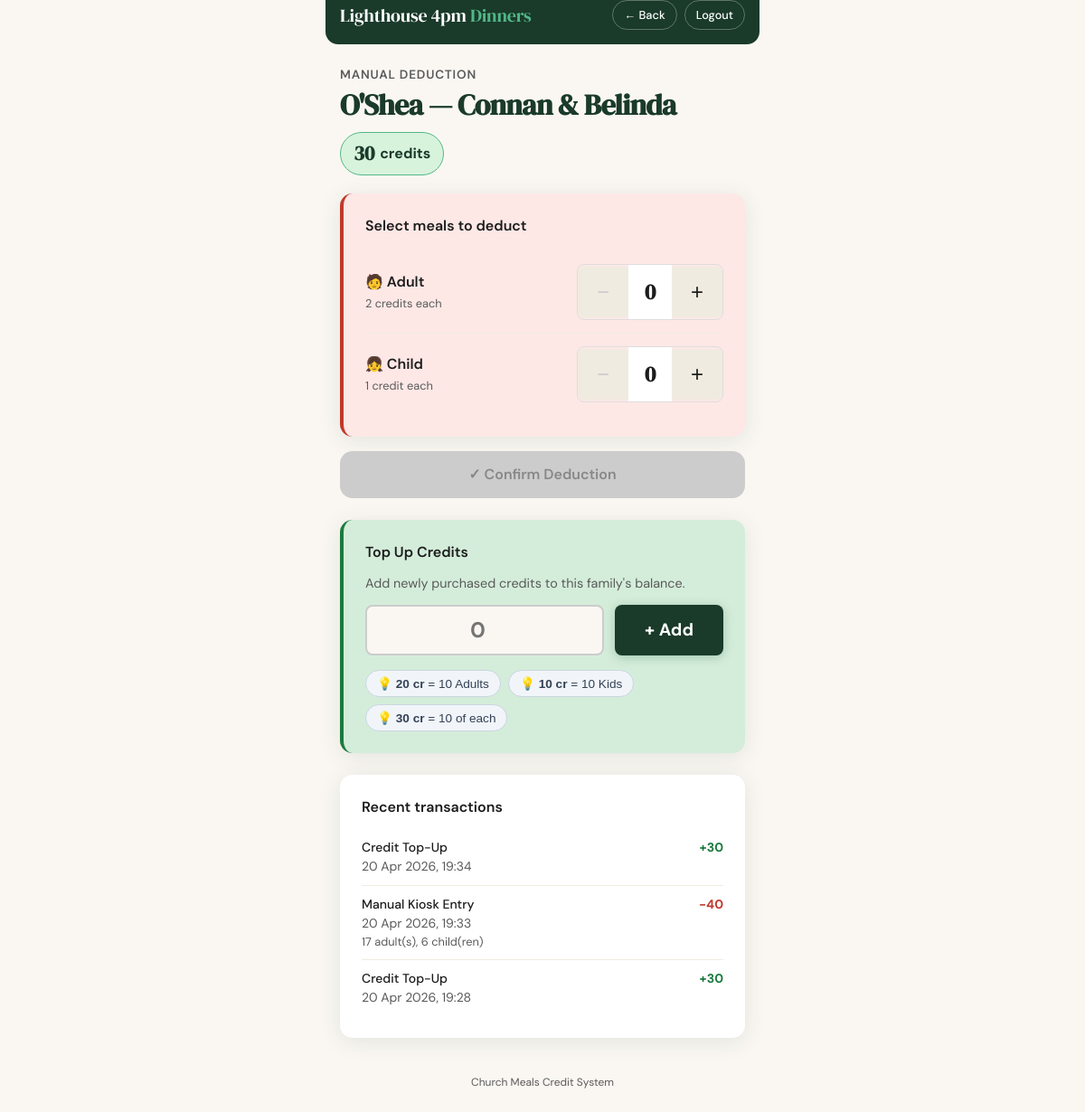
/kiosk/family/1/ (signed in), run on the app's committed database.
### meals/models.py (models this page shows, shortened)
class Family(models.Model):
    display_name = models.CharField(max_length=150)
    surname = models.CharField(max_length=100, db_index=True)
    primary_contact = models.CharField(max_length=100)
    pin_hash = models.CharField(max_length=256)
    credit_units = models.PositiveIntegerField(default=0)
    is_active = models.BooleanField(default=True)
    class Meta:
        ordering = ['surname', 'display_name']
        verbose_name_plural = 'Families'
    def max_meals_of_type(self, meal_type):
        pricing = MealPricing.get_active_pricing()
        unit_cost = pricing.get(meal_type, 1)
        if unit_cost == 0:
            return 99
        return self.credit_units // unit_cost

class Transaction(models.Model):
    REASON_CHOICES = [
        ('qr_redemption', 'QR Redemption'),
        ('manual_kiosk_entry', 'Manual Kiosk Entry'),
        ('admin_adjustment', 'Admin Adjustment'),
        ('credit_top_up', 'Credit Top-Up'),
    ]
    PERFORMED_BY_CHOICES = [
        ('system_qr', 'System (QR)'),
        ('kiosk_volunteer', 'Kiosk Volunteer'),
        ('admin', 'Admin'),
    ]
    family = models.ForeignKey(Family, on_delete=models.PROTECT, related_name='transactions')
    credit_delta = models.IntegerField()
    reason = models.CharField(max_length=30, choices=REASON_CHOICES)
    performed_by = models.CharField(max_length=20, choices=PERFORMED_BY_CHOICES)
    notes = models.CharField(max_length=255, blank=True)
    timestamp = models.DateTimeField(default=timezone.now, db_index=True)
    class Meta:
        ordering = ['-timestamp']

### meals/views.py (the view)
# urls.py: path('kiosk/family/<int:family_id>/', views.kiosk_family_detail, name='kiosk_family_detail'),
@require_kiosk_session
def kiosk_family_detail(request, family_id):
    family = get_object_or_404(Family, id=family_id, is_active=True)
    pricing = MealPricing.get_active_pricing()
    recent_transactions = family.transactions.all()[:10]
    context = {
        'family': family,
        'adult_unit_cost': pricing['adult'],
        'child_unit_cost': pricing['child'],
        'max_adults': family.max_meals_of_type('adult'),
        'max_children': family.max_meals_of_type('child'),
        'recent_transactions': recent_transactions,
    }
    return render(request, 'meals/kiosk_family_detail.html', context)

### meals/models.py (called while the page is built)
    @classmethod
    def get_active_pricing(cls):
        result = {}
        for meal_type, _ in cls.MEAL_TYPES:
            pricing = cls.objects.filter(
                meal_type=meal_type, is_active=True
            ).order_by('-active_from').first()
            result[meal_type] = pricing.unit_cost if pricing else 1
        return result

### meals/utils.py (called while the page is built)
def require_kiosk_session(view_func):
    @wraps(view_func)
    def wrapper(request, *args, **kwargs):
        if not request.session.get('kiosk_authenticated'):
            return redirect('meals:kiosk_login')
        return view_func(request, *args, **kwargs)
    return wrapper

### templates/meals/kiosk_family_detail.html (shortened to what this page needs)
{% extends "base.html" %}
{% block body_class %}kiosk-mode{% endblock %}
{% block header_nav %}
  <a href="{% url 'meals:kiosk_manual' %}" class="nav-link">← Back</a>
  <a href="{% url 'meals:kiosk_logout' %}" class="nav-link">Logout</a>
{% endblock %}
{% block content %}
<div class="animate-in">
  <p class="text-muted" style="font-size:0.85rem; text-transform:uppercase; letter-spacing:.06em; font-weight:600; margin-bottom:4px;">Manual deduction</p>
  <h1 style="margin-bottom:12px;">{{ family.display_name }}</h1>
  <div class="credit-badge {% if family.credit_units == 0 %}low{% endif %}" style="margin-bottom:20px;">
    <span class="credit-num">{{ family.credit_units }}</span>
    <span>credits</span>
  </div>
</div>
<div class="card animate-in delay-1" style="background-color: var(--danger-bg); border-left: 4px solid var(--danger);">
  <h3 style="margin-bottom:16px;">Select meals to deduct</h3>
  <div class="meal-row">
    <div>
      <div class="meal-label">🧑 Adult</div>
      <div class="meal-cost">{{ adult_unit_cost }} credit{{ adult_unit_cost|pluralize }} each</div>
    </div>
    <div class="meal-counter">
      <button type="button" class="counter-btn" id="adult-dec" onclick="adjust('adult',-1)" disabled>−</button>
      <span class="counter-val" id="adult-val">0</span>
      <button type="button" class="counter-btn" id="adult-inc" onclick="adjust('adult',1)" {% if max_adults == 0 %}disabled{% endif %}>+</button>
    </div>
  </div>
  <div class="meal-row">
    <div>
      <div class="meal-label">👧 Child</div>
      <div class="meal-cost">{{ child_unit_cost }} credit{{ child_unit_cost|pluralize }} each</div>
    </div>
    <div class="meal-counter">
      <button type="button" class="counter-btn" id="child-dec" onclick="adjust('child',-1)" disabled>−</button>
      <span class="counter-val" id="child-val">0</span>
      <button type="button" class="counter-btn" id="child-inc" onclick="adjust('child',1)" {% if max_children == 0 %}disabled{% endif %}>+</button>
    </div>
  </div>
</div>
<div class="animate-in delay-3">
  <button class="btn btn-primary" id="deduct-btn" disabled onclick="confirmDeduct()">
    ✓ Confirm Deduction
  </button>
</div>
<div class="card animate-in delay-2.5" style="margin-top:24px; background-color: var(--success-bg); border-left: 4px solid var(--success);">
  <h3 style="margin-bottom:12px;">Top Up Credits</h3>
  <p class="text-muted" style="font-size:0.9rem; margin-bottom:12px;">Add newly purchased credits to this family's balance.</p>
<div style="display: flex; gap: 12px; height: 56px; margin-bottom: 16px; align-items: stretch;">
    <input type="number" id="topup-amount" min="1" max="100" placeholder="0"
           style="flex: 1 1 auto; width: 100%; margin: 0; padding: 0 16px; font-size: 1.5rem; font-weight: bold; text-align: center; border-radius: 8px; border: 2px solid #ccc; box-sizing: border-box;">
    <button class="btn btn-primary" onclick="confirmTopUp()"
            style="flex: 0 0 auto; width: auto; min-width: 120px; white-space: nowrap; margin: 0; background: var(--green-deep); border: none; font-size: 1.2rem; font-weight: bold; border-radius: 8px;">
      + Add
    </button>
  </div>
  <div id="topup-hints" style="display: flex; flex-wrap: wrap; gap: 8px;">
    </div>
</div>
{% if recent_transactions %}
<div class="card animate-in delay-4" style="margin-top:24px;">
  <h3 style="margin-bottom:12px;">Recent transactions</h3>
  {% for txn in recent_transactions %}
  <div class="txn-item">
    <div>
      <div style="font-weight:500;">{{ txn.get_reason_display }}</div>
      <div class="text-muted">{{ txn.timestamp|date:"d M Y, H:i" }}</div>
      {% if txn.notes %}<div class="text-muted" style="font-size:0.8rem;">{{ txn.notes }}</div>{% endif %}
    </div>
    <div class="txn-delta {% if txn.credit_delta >= 0 %}pos{% else %}neg{% endif %}">
      {% if txn.credit_delta >= 0 %}+{% endif %}{{ txn.credit_delta }}
    </div>
  </div>
  {% endfor %}
</div>
{% endif %}
{% endblock %}

### templates/base.html (style rules this page uses)
:root { --green-deep: #1a3a2a; --green-mid: #2d6a4f; --green-light: #52b788; --green-pale: #d8f3dc; --cream: #faf7f2; --cream-dark: #f0ebe0; --ink: #1c1c1c; --ink-muted: #5a5a5a; --success: #1b7a3e; --success-bg: #d4edda; --danger: #c0392b; --danger-bg: #fde8e6; --warning-bg: #fff3cd; --radius: 14px; --radius-sm: 8px; --shadow: 0 4px 24px rgba(26,58,42,0.10); --shadow-lg: 0 8px 40px rgba(26,58,42,0.16); --font-display: 'DM Serif Display', Georgia, serif; --font-body: 'DM Sans', system-ui, sans-serif; }
*, *::before, *::after { box-sizing: border-box; margin: 0; padding: 0; }
html { font-size: 16px; -webkit-text-size-adjust: 100%; }
body { font-family: var(--font-body); background: var(--cream); color: var(--ink); min-height: 100dvh; line-height: 1.5; }
.nav-link { font-size: 0.8rem; font-weight: 500; color: var(--ink-muted); text-decoration: none; padding: 6px 12px; border-radius: 20px; border: 1.5px solid var(--cream-dark); transition: all 0.15s; }
h1 { font-family: var(--font-display); font-size: 2rem; color: var(--green-deep); line-height: 1.15; letter-spacing: -0.02em; margin-bottom: 8px; }
h3 { font-size: 1rem; font-weight: 600; color: var(--ink); margin-bottom: 4px; }
p { color: var(--ink-muted); margin-bottom: 12px; }
.card { background: #fff; border-radius: var(--radius); box-shadow: var(--shadow); padding: 24px; margin-bottom: 16px; }
.btn { display: inline-flex; align-items: center; justify-content: center; gap: 8px; min-height: 52px; padding: 12px 24px; border-radius: var(--radius); font-family: var(--font-body); font-size: 1rem; font-weight: 600; cursor: pointer; border: none; text-decoration: none; transition: transform 0.1s, box-shadow 0.1s, background 0.15s; width: 100%; -webkit-tap-highlight-color: transparent; }
.btn-primary { background: var(--green-mid); color: #fff; box-shadow: 0 2px 12px rgba(45,106,79,0.3); }
.btn:disabled, .btn[disabled] { background: #ccc !important; color: #888 !important; box-shadow: none !important; cursor: not-allowed; border-color: #ccc !important; }
input[type="text"], input[type="tel"], input[type="number"], input[type="password"], select { width: 100%; min-height: 52px; padding: 12px 16px; border: 1.5px solid #ddd; border-radius: var(--radius-sm); font-family: var(--font-body); font-size: 1rem; background: var(--cream); color: var(--ink); outline: none; transition: border-color 0.15s; }
.text-muted { color: var(--ink-muted); font-size: 0.875rem; }
.credit-badge { display: inline-flex; align-items: center; gap: 6px; background: var(--green-pale); color: var(--green-deep); border: 1.5px solid var(--green-light); border-radius: 24px; padding: 6px 14px; font-weight: 700; font-size: 1rem; }
.credit-badge .credit-num { font-size: 1.4rem; font-family: var(--font-display); }
.meal-counter { display: flex; align-items: center; gap: 0; border: 1.5px solid #ddd; border-radius: var(--radius-sm); overflow: hidden; }
.counter-btn { min-width: 56px; min-height: 56px; font-size: 1.5rem; font-weight: 300; background: var(--cream-dark); border: none; cursor: pointer; color: var(--ink); transition: background 0.1s; -webkit-tap-highlight-color: transparent; flex-shrink: 0; }
.counter-btn:disabled { color: #ccc; cursor: not-allowed; }
.counter-val { flex: 1; text-align: center; font-size: 1.5rem; font-weight: 700; font-family: var(--font-display); padding: 12px; min-width: 48px; background: #fff; }
.meal-row { display: flex; align-items: center; justify-content: space-between; padding: 14px 0; border-bottom: 1px solid var(--cream-dark); }
.meal-row:last-child { border-bottom: none; }
.meal-label { font-weight: 600; font-size: 1rem; }
.meal-cost { font-size: 0.8rem; color: var(--ink-muted); margin-top: 2px; }
.txn-item { display: flex; justify-content: space-between; align-items: flex-start; padding: 10px 0; border-bottom: 1px solid var(--cream-dark); font-size: 0.875rem; }
.txn-item:last-child { border-bottom: none; }
.txn-delta { font-weight: 700; }
.txn-delta.pos { color: var(--success); }
.txn-delta.neg { color: var(--danger); }
.kiosk-mode .site-logo, .kiosk-mode .nav-link { color: #fff; border-color: rgba(255,255,255,0.3); }
.animate-in { animation: fadeUp 0.3s ease both; }
.delay-1 { animation-delay: 0.05s; }
.delay-3 { animation-delay: 0.15s; }
.delay-4 { animation-delay: 0.20s; }

### data on the page
Family: display_name "O'Shea — Connan & Belinda", credit_units "30"
Transaction: reason "Credit Top-Up", timestamp "20 Apr 2026, 19:34", credit_delta "30"
Transaction: reason "Manual Kiosk Entry", timestamp "20 Apr 2026, 19:33", notes "17 adult(s), 6 child(ren)", credit_delta "-40"
Transaction: reason "Credit Top-Up", timestamp "20 Apr 2026, 19:28", credit_delta "30"

### other printed values
{{ adult_unit_cost }} "2"
{{ child_unit_cost }} "1"
